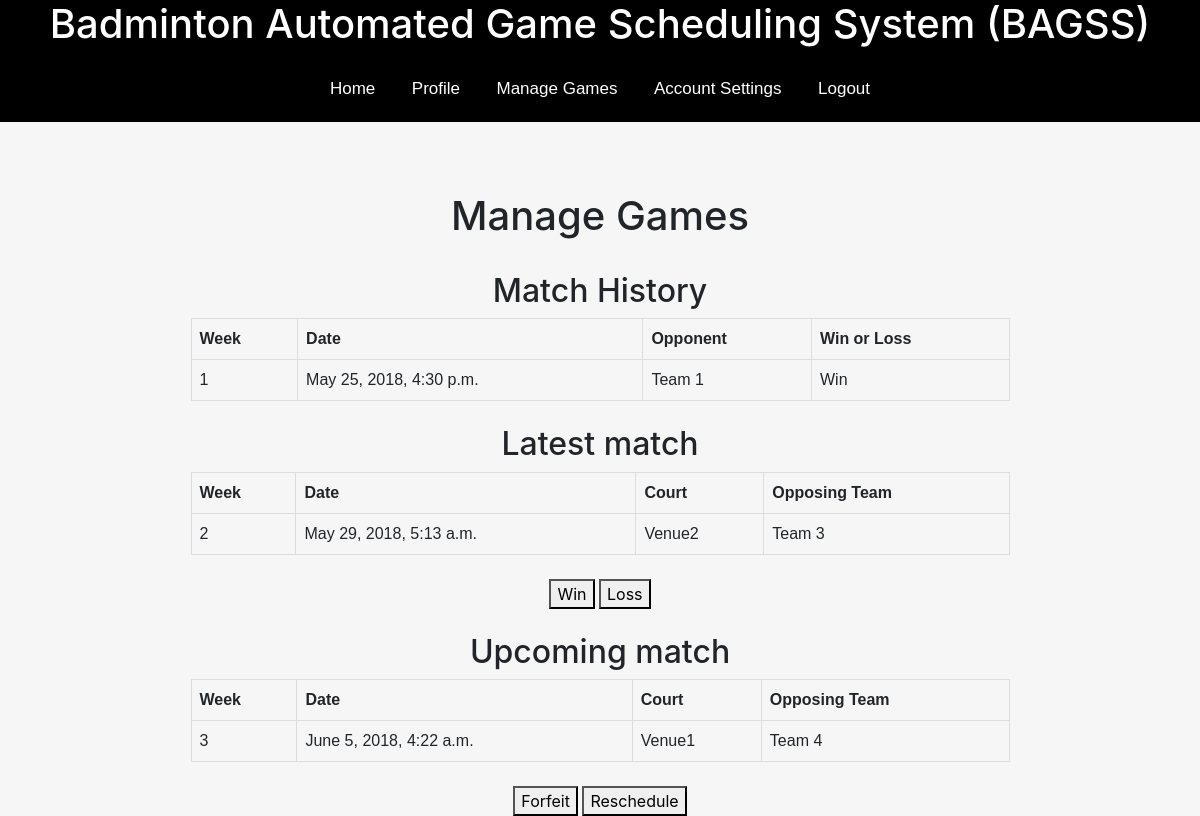
The app's page /manageGames/ (signed in) with its own data.
### personal/models.py (models this page shows)
class Game(models.Model):
	date = models.DateTimeField()
	week = models.PositiveIntegerField(default = 1)
	has_been_played = models.BooleanField(default=False)
	team1 = models.ForeignKey(Team, related_name = 'team1', on_delete=models.CASCADE)
	team2 = models.ForeignKey(Team, related_name = 'team2', on_delete=models.CASCADE)
	winning_team = models.ForeignKey(Team, related_name = 'winning_team', blank=True, null=True, on_delete=models.CASCADE)
	court = models.ForeignKey(Court, related_name = 'court', on_delete=models.CASCADE)

class Team(models.Model):
	player1 = models.ForeignKey(User, related_name = 'player1', on_delete=models.CASCADE)
	player2 = models.ForeignKey(User, related_name = 'player2', on_delete=models.CASCADE)
	total_wins = models.PositiveIntegerField(default = 0)
	leaderboard_position = models.PositiveIntegerField(default = 1)

class Court(models.Model):
	name = models.CharField(max_length = 100)
	address = models.CharField(max_length = 100)

### personal/views.py (the view)
# urls.py: url(r'^manageGames/$', views.manageGames, name='manage games'),
def manageGames(request):
	games_played = db.Sql.get_games_where_player_involved_have_been_played(request)
	count = db.Sql.get_not_played_games(request)
	game_to_be_played = db.Sql.get_games_where_player_involved_not_been_played(request)
	current_date = db.Other.get_date_time()
	"""
	If the is only one game that hasn't been played
	Further analysis is required to determine the correct section
	Compare date to the current date
	If greater than current -> upcoming game
	Else it is a latest match
	"""
	if(len(game_to_be_played) == 1):
		if(current_date < game_to_be_played[0].date):
			is_upcoming = True
		else:
			is_upcoming = False
	else:
		is_upcoming = None
	return render(request, 'personal/manageGames.html', {'content': [games_played, count, game_to_be_played, is_upcoming]})

### personal/db.py (called while the page is built)
    def get_not_played_games(request):
        team = models.Team.objects.get(id = request.user.player.team.id)
        count_team1 = models.Game.objects.filter(Q(has_been_played = False), Q(winning_team = None), Q(team1 = team))
        count_team2 = models.Game.objects.filter(Q(has_been_played = False), Q(winning_team = None), Q(team2 = team))
        count_total = count_team1 | count_team2
        count = count_total.count()
        print(count)
        return count

    def get_games_where_player_involved_have_been_played(request):
        team = models.Team.objects.get(id = request.user.player.team.id)
        game_hp_team1 = models.Game.objects.filter(Q(has_been_played = True), ~Q(winning_team = None), Q(team1 = team))
        game_hp_team2 = models.Game.objects.filter(Q(has_been_played = True), ~Q(winning_team = None), Q(team2 = team))
        game_hp = game_hp_team1 | game_hp_team2
        return game_hp

    def get_games_where_player_involved_not_been_played(request):
        team = models.Team.objects.get(id = request.user.player.team.id)
        game_np1 = models.Game.objects.filter(Q(has_been_played = False), Q(team2 = team))
        game_np2 = models.Game.objects.filter(Q(has_been_played = False), Q(team1 = team))
        game_unsorted = game_np1 | game_np2
        game_sorted = sorted(game_unsorted, key=operator.attrgetter('week'))
        Sql.get_common_availbility_for_players(4,5)
        return game_sorted

    def get_common_availbility_for_players(p1_id, p2_id):
        player1_instance = User.objects.get(pk = p1_id)
        player2_instance = User.objects.get(pk = p2_id)
        availabilityP1 = models.Availability.objects.filter(player = player1_instance).values('availability')
        availabilityP2 = models.Availability.objects.filter(player = player2_instance).values('availability')
        common_avail = []
        for availP1 in availabilityP1:
            for availP2 in availabilityP2:
                dateP1 = availP1["availability"].date()
                dateP2 = availP2["availability"].date()
                if dateP1 == dateP2:
                    common_avail.append(dateP1)
        return common_avail

	def get_date_time():
		return timezone.now()

### personal/templates/personal/manageGames.html (shortened to what this page needs)
{% extends "personal/header.html" %}
{% block content %}
{% if user.is_authenticated %}
<center>
<h1> Manage Games </h1>
<br>
<h2> Match History </h2>
<table id="leaderboardTable">
	<tr>
	    <th>Week</th>
	    <th>Date</th>
	    <th>Opponent</th>
	    <th>Win or Loss</th>
	</tr>
 	{% for game in content.0 %}
				<tr>
					<td>{{ game.week }}</td>
					<td>{{ game.date }}</td>
					{% if user.player.team.id == game.team1.id %}
						<td>Team {{ game.team2.id }}</td>
					{% else %}
						<td>Team {{ game.team1.id }}</td>
					{% endif %}
					{% if game.winning_team.id == user.player.team.id %}
					   	<td> Win </td>
					{% else %}
					    <td> Loss </td>
					{% endif %}
				</tr>
	{% endfor %}
</table>
<br>
<h2> Latest match </h2>
{% if content.1 == 2 %}
	<table id="leaderboardTable">
	<tr>
	    <th>Week</th>
	    <th>Date</th>
	    <th>Court</th>
	    <th>Opposing Team</th>
	</tr>
		{% for game in content.2 %}
			{% if forloop.counter == 1 %}
			<tr>
				<td>{{ game.week }}</td>
				<td>{{ game.date }}</td>
				<td>{{ game.court.name }}</td>
				{% if user.player.team.id == game.team1.id %}
					<td>Team {{ game.team2.id }}</td>
				{% else %}
					<td>Team {{ game.team1.id }}</td>
				{% endif %}
			</tr>
			{% endif %}
		{% endfor %}
	</table>
	<br>
	<button type="button">Win</button>
	<button type="button">Loss</button>
	<br>
{% endif %}
<br>
<h2> Upcoming match </h2>
{% if content.1 == 2 %}
	<table id="leaderboardTable">
		<tr>
		    <th>Week</th>
		    <th>Date</th>
		    <th>Court</th>
		    <th>Opposing Team</th>
		</tr>
		<tr>
			{% for game in content.2 %}
				{% if forloop.counter == 2 %}
					<td>{{ game.week }}</td>
					<td>{{ game.date }}</td>
					<td>{{ game.court.name }}</td>
					{% if user.player.team.id == game.team1.id %}
					    <td>Team {{ game.team2.id }}</td>
					{% else %}
					    <td>Team {{ game.team1.id }}</td>
					{% endif %}
				{% endif %}
			{% endfor %}
		</tr>
	</table>
	<br>
	<button type="button">Forfeit</button>
	<button type="button">Reschedule</button>
	<br>
{% endif %}
</center>
{% else %}
<br><br><br>
<center> <h3> Please login to your account to view the manage games page </h3> </center>
{% endif %}
{% endblock %}

### personal/static/personal/css/otherStyles.css (style rules this page uses)
#leaderboardTable { font-family: arial, sans-serif; border-collapse: collapse; width: 70%; }
td, th { border: 1px solid #dddddd; text-align: left; padding: 8px; }

### records on screen
Game: week "1", date "May 25, 2018, 4:30 p.m.", team1.id "1", shows "Win"
Game: week "2", date "May 29, 2018, 5:13 a.m.", court.name "Venue2", team2.id "3"
Game: week "3", date "June 5, 2018, 4:22 a.m.", court.name "Venue1", team1.id "4"
